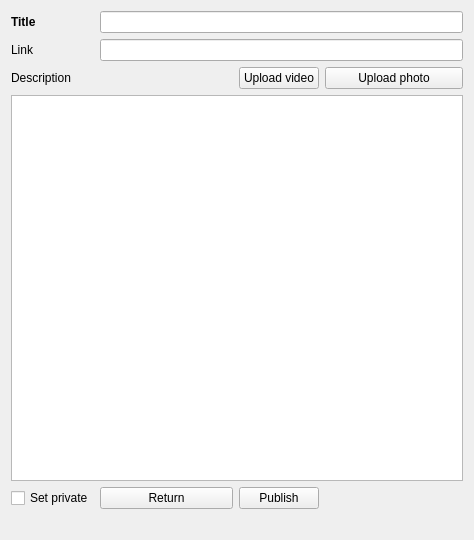
<?xml version="1.0" encoding="UTF-8"?>
<ui version="4.0">
 <class>CreateMultimediaGUI</class>
 <widget class="QWidget" name="CreateMultimediaGUI">
  <property name="geometry">
   <rect>
    <x>0</x>
    <y>0</y>
    <width>474</width>
    <height>540</height>
   </rect>
  </property>
  <property name="windowTitle">
   <string>Form</string>
  </property>
  <layout class="QGridLayout" name="gridLayout">
   <item row="0" column="0">
    <layout class="QGridLayout" name="gridLayout_4">
     <item row="0" column="0">
      <widget class="QLabel" name="label_2">
       <property name="font">
        <font>
         <weight>75</weight>
         <bold>true</bold>
        </font>
       </property>
       <property name="text">
        <string>Title</string>
       </property>
      </widget>
     </item>
     <item row="1" column="1" colspan="5">
      <widget class="QLineEdit" name="filePathBox"/>
     </item>
     <item row="2" column="0" colspan="3">
      <widget class="QLabel" name="label_4">
       <property name="text">
        <string>Description</string>
       </property>
      </widget>
     </item>
     <item row="5" column="0" colspan="6">
      <widget class="QLabel" name="message">
       <property name="text">
        <string/>
       </property>
      </widget>
     </item>
     <item row="1" column="0">
      <widget class="QLabel" name="label_3">
       <property name="text">
        <string>Link</string>
       </property>
      </widget>
     </item>
     <item row="4" column="3">
      <widget class="QPushButton" name="publishButton">
       <property name="text">
        <string>Publish</string>
       </property>
      </widget>
     </item>
     <item row="4" column="0">
      <widget class="QCheckBox" name="privacyBox">
       <property name="text">
        <string>Set private</string>
       </property>
      </widget>
     </item>
     <item row="2" column="4" colspan="2">
      <widget class="QPushButton" name="uploadPhotoButton">
       <property name="text">
        <string>Upload photo</string>
       </property>
      </widget>
     </item>
     <item row="2" column="3">
      <widget class="QPushButton" name="uploadVideoButton">
       <property name="text">
        <string>Upload video</string>
       </property>
      </widget>
     </item>
     <item row="4" column="1" colspan="2">
      <widget class="QPushButton" name="returnButton">
       <property name="text">
        <string>Return</string>
       </property>
      </widget>
     </item>
     <item row="0" column="1" colspan="5">
      <widget class="QLineEdit" name="titleBox"/>
     </item>
     <item row="3" column="0" colspan="6">
      <widget class="QTextEdit" name="descriptionBox"/>
     </item>
    </layout>
   </item>
  </layout>
 </widget>
 <resources/>
 <connections/>
</ui>
